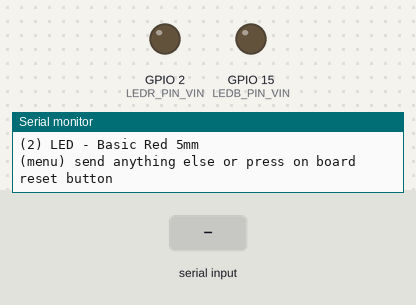
The program below on a simulated ESP32. On the bench: output pins drawn as LEDs (lit = HIGH), the last lines printed to the serial monitor. The test bench sets the inputs (shaded band).

Above: at 0.8 s.
0.9 s: "1" received over Serial
At 1.05 s:
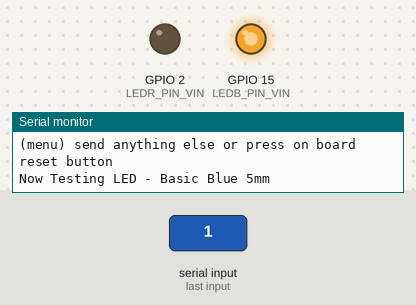
At 1.65 s:
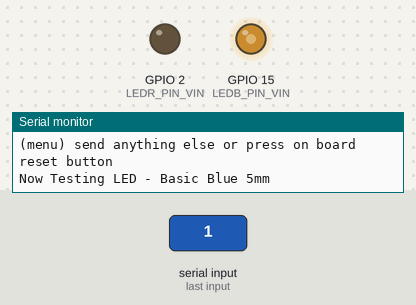
Timing chart, 0 to 9.9 s (numbered marks = the images above; inputs shaded):
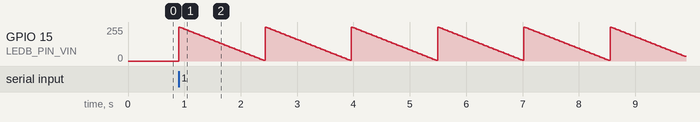

The program:

main.cpp
```cpp
// Include Libraries
#include "LED.h"
#include <Arduino.h>

// Pin Definitions
#define LEDB_PIN_VIN 15
#define LEDR_PIN_VIN 2

// Channel Definitions
#define LEDB_PIN_CHANNEL 0
#define LEDR_PIN_CHANNEL 3

// Global variables and defines

// object initialization
LED ledB(LEDB_PIN_VIN, LEDB_PIN_CHANNEL);
LED ledR(LEDR_PIN_VIN, LEDR_PIN_CHANNEL);

// define vars for testing menu
const int timeout = 10000;       //define timeout of 10 sec
char menuOption = 0;
long time0;

// Menu function for selecting the components to be tested
// Follow serial monitor for instrcutions
char menu()
{

    Serial.println(F("\nWhich component would you like to test?"));
    Serial.println(F("(1) LED - Basic Blue 5mm"));
    Serial.println(F("(2) LED - Basic Red 5mm"));
    Serial.println(F("(menu) send anything else or press on board reset button\n"));
    while (!Serial.available());

    // Read data from serial monitor if received
    while (Serial.available())
    {
        char c = Serial.read();
        if (isAlphaNumeric(c))
        {

            if(c == '1')
    			Serial.println(F("Now Testing LED - Basic Blue 5mm"));
    		else if(c == '2')
    			Serial.println(F("Now Testing LED - Basic Red 5mm"));
            else
            {
                Serial.println(F("illegal input!"));
                return 0;
            }
            time0 = millis();
            return c;
        }
    }
}

// Setup the essentials for your circuit to work. It runs first every time your circuit is powered with electricity.
void setup()
{
    // Setup Serial which is useful for debugging
    // Use the Serial Monitor to view printed messages
    Serial.begin(9600);
    while (!Serial) ; // wait for serial port to connect. Needed for native USB
    Serial.println("start");

    menuOption = menu();

}

// Main logic of your circuit. It defines the interaction between the components you selected. After setup, it runs over and over again, in an eternal loop.
void loop()
{

    if(menuOption == '1') {
    // LED - Basic Blue 5mm - Test Code
    // The LED will turn on and fade till it is off
    for(int i=255 ; i> 0 ; i -= 5)
    {
        ledB.dim(i);            // 1. Dim Led
        delay(30);              // 2. waits 30 milliseconds. Change the value in the brackets for a longer or shorter delay in milliseconds.
    }
    ledB.off();                 // 3. turns off
    }
    else if(menuOption == '2') {
    // LED - Basic Red 5mm - Test Code
    // The LED will turn on and fade till it is off
    for(int i=255 ; i> 0 ; i -= 5)
    {
    ledR.dim(i);                // 1. Dim Led
    delay(30);                  // 2. waits 30 milliseconds. Change the value in the brackets for a longer or shorter delay in milliseconds.
    }
    ledR.off();                 // 3. turns off
    }

    if (millis() - time0 > timeout)
    {
        menuOption = menu();
    }

}
```

LED.cpp
```cpp
#include "LED.h"

LED::LED(const int pin, const int channel) : Switchable(pin, channel){

}
```

LED.h
```cpp
#ifndef RGBLED_H
#define RGBLED_H

#include "Switchable.h"

class LED : public Switchable
{
	public:
		LED(const int pin, const int channel);
};

#endif //__LED_H
```

Switchable.cpp
```cpp
#include "Switchable.h"
#include <Arduino.h>

Switchable::Switchable(const int pin, const int channel) : m_pin(pin), m_channel(channel)
{
    // Set pin as output
    pinMode(m_pin, OUTPUT);
    ledcSetup(m_channel, 4000, 8);
    ledcAttachPin(m_pin, m_channel);
    // Start state if off
	off();
}

//turn on:
void Switchable::on()
{
	digitalWrite(m_pin, 1); //high
	m_state = true;
}

//turn off:
void Switchable::off()
{
	//digitalWrite(m_pin, 0); //low
    // set duty cycle to 0, the idle state will be low, to stop outputting a signal.
    ledcWrite(m_channel,0);
	m_state = false;
}

void Switchable::toggle()
{
	digitalWrite(m_pin, !m_state); //low
	m_state = !m_state;
}

// dim pin
void Switchable::dim(int dimVal)
{
    //analogWrite(m_pin, dimVal);
    ledcWrite(m_channel, dimVal);
}

bool Switchable::getState()
{
    return m_state;
}

void Switchable::setState(bool state)
{
    digitalWrite(m_pin, state);
    m_state = state;
}
```

Switchable.h
```cpp
#ifndef _SWITCHABLE_H_
#define _SWITCHABLE_H_

//Base class for output that can be switched on/off via single digital pin:
class Switchable
{
	public:

		// Constructor accepts pin number for output
	    Switchable(const int pin, const int channel);

		// Turn pin on
		void on();

	    // Turn pin off
		void off();

		// Toggle pin
		void toggle();

		// dim pin
		void dim(int dimVal);

		// Get current state
		bool getState();

		// Set state with bool variable
		void setState(bool state);

	private:

		const int m_pin; 		//output pin
		const int m_channel; 	//output channel
		bool m_state;			//current state
};

#endif // _SWITCHABLE_H_
 
```

Measured:
- after the input at 0.9 s, GPIO 15 (LEDB_PIN_VIN): ramps from 255/255 to 5/255 and jumps back, once every 1.5 s
